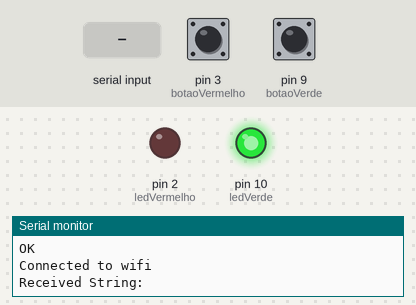
Simulated run of this sketch. Board: Arduino Uno, built with avr-gcc and run on an emulated ATmega328P. Shown: output pins drawn as LEDs (lit = HIGH), the last lines printed to the serial monitor. The test bench sets the inputs (shaded band); at power-on: pin 3 (botaoVermelho) LOW, pin 9 (botaoVerde) LOW. The modem accepts every AT command (registered, SIM ready, sends succeed) and sends nothing else.

Above: at 6.2 s.
6.3 s: "LIVRE=NAO" received over the second serial link
At 8.4 s:
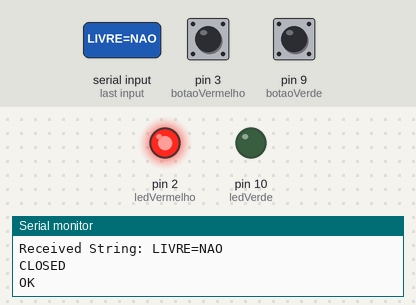
8.7 s: "LIVRE=SIM" received over the second serial link
At 10.4 s:
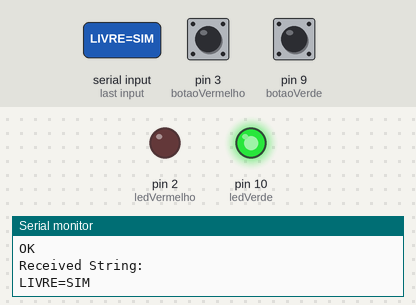
11.2 s: pin 3 (botaoVermelho) pulled HIGH for 1 s
At 13.4 s:
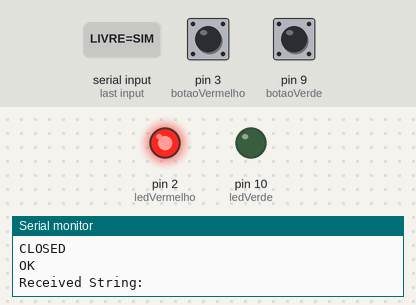
13.7 s: pin 9 (botaoVerde) pulled HIGH for 0.15 s
At 14.2 s:
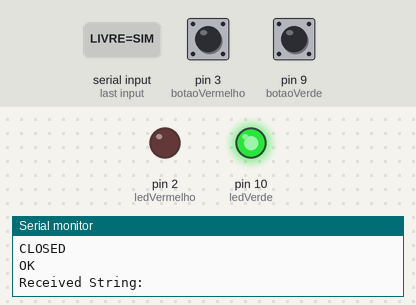
Timing chart, 0 to 16.3 s (numbered marks = the images above; inputs shaded):
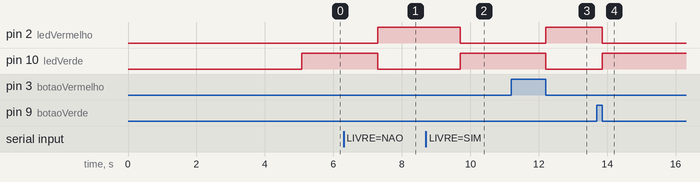

The sketch:

livreocupadoapp.ino
```cpp
#include <SoftwareSerial.h>

#define ledVerde 10
#define botaoVerde 9

#define ledVermelho 2
#define botaoVermelho 3

#define TIMEOUT 5000
SoftwareSerial mySerial(6, 7);

int varBotaoVerdeApertado=0;
int varBotaoVerdeLiberado=0;

int varBotaoVermelhoApertado=0;
int varBotaoVermelhoLiberado=0;

void setup() {
  pinMode(ledVerde, OUTPUT);
  pinMode(botaoVerde, INPUT);

  pinMode(ledVermelho, OUTPUT);
  pinMode(botaoVermelho, INPUT);

 Serial.begin(9600);
 mySerial.begin(9600);

 SendCommand("AT+RST", "Ready");
 delay(5000);

 SendCommand("AT+CWMODE=1","OK");
 SendCommand("AT+CIFSR", "OK");
 SendCommand("AT+CIPMUX=1","OK");
 SendCommand("AT+CIPSERVER=1,80","OK");

 Serial.println("Connected to wifi");

  acenderLedVerde();
  apagarLedVermelho();
}

void acenderLedVerde(){
  if(digitalRead(ledVerde)==LOW){
    digitalWrite(ledVerde,HIGH);
  }
}

void apagarLedVerde(){
  if(digitalRead(ledVerde)==HIGH){
    digitalWrite(ledVerde,LOW);
  }
}

void acenderLedVermelho(){
  if(digitalRead(ledVermelho)==LOW){
    digitalWrite(ledVermelho,HIGH);
  }
}

void apagarLedVermelho(){
  if(digitalRead(ledVermelho)==HIGH){
    digitalWrite(ledVermelho,LOW);
  }
}

void loop() {

 String IncomingString="";
 boolean StringReady = false;

 while (mySerial.available()){
   IncomingString=mySerial.readString();
   StringReady= true;
  }

  if (StringReady){
    Serial.println("Received String: " + IncomingString);

  if (IncomingString.indexOf("LIVRE=NAO") != -1) {
    acenderLedVermelho();
    apagarLedVerde();
    delay(1000);
    SendCommand("AT+CIPCLOSE=0","OK");
   }

  if (IncomingString.indexOf("LIVRE=SIM") != -1) {
    acenderLedVerde();
    apagarLedVermelho();
    delay(1000);
    SendCommand("AT+CIPCLOSE=0","OK");
   }

  }

  if (digitalRead(botaoVerde)==HIGH){
    varBotaoVerdeApertado=1;
    varBotaoVerdeLiberado=0;

    varBotaoVermelhoApertado=0;
    varBotaoVermelhoLiberado=0;
  }else{
    varBotaoVerdeLiberado=1;
  }

  if ((varBotaoVerdeApertado==1)and(varBotaoVerdeLiberado==1)and(digitalRead(ledVerde)==LOW)){
    varBotaoVerdeApertado=0;
    varBotaoVerdeLiberado=0;
    acenderLedVerde();
    apagarLedVermelho();
  }


  if (digitalRead(botaoVermelho)==HIGH){
    varBotaoVermelhoApertado=1;
    varBotaoVermelhoLiberado=0;

    varBotaoVerdeApertado=0;
    varBotaoVerdeLiberado=0;
  }else{
    varBotaoVermelhoLiberado=1;
  }

  if ((varBotaoVermelhoApertado==1)and(varBotaoVermelhoLiberado==1)and(digitalRead(ledVermelho)==LOW)){
    varBotaoVermelhoApertado=0;
    varBotaoVermelhoLiberado=0;
    acenderLedVermelho();
    apagarLedVerde();
  }

}

boolean SendCommand(String cmd, String ack){
  mySerial.println(cmd); // Send "AT+" command to module
  if (!echoFind(ack)) // timed out waiting for ack string
    return true; // ack blank or ack found
}

boolean echoFind(String keyword){
 byte current_char = 0;
 byte keyword_length = keyword.length();
 long deadline = millis() + TIMEOUT;
 while(millis() < deadline){
  if (mySerial.available()){
    char ch = mySerial.read();
    Serial.write(ch);
    if (ch == keyword[current_char])
      if (++current_char == keyword_length){
       Serial.println();
       return true;
    }
   }
  }
 return false; // Timed out
}
```

Measured:
- after the input at 6.3 s, pin 2 (ledVermelho): LOW → HIGH after 1.0 s; pin 10 (ledVerde): HIGH → LOW after 1.0 s
- after the input at 8.7 s, pin 2 (ledVermelho): HIGH → LOW after 1.0 s; pin 10 (ledVerde): LOW → HIGH after 1.0 s
- after the input at 11.2 s, pin 2 (ledVermelho): LOW → HIGH after 1.0 s; pin 10 (ledVerde): HIGH → LOW after 1.0 s
- after the input at 13.7 s, pin 2 (ledVermelho): HIGH → LOW after 0.15 s; pin 10 (ledVerde): LOW → HIGH after 0.15 s
